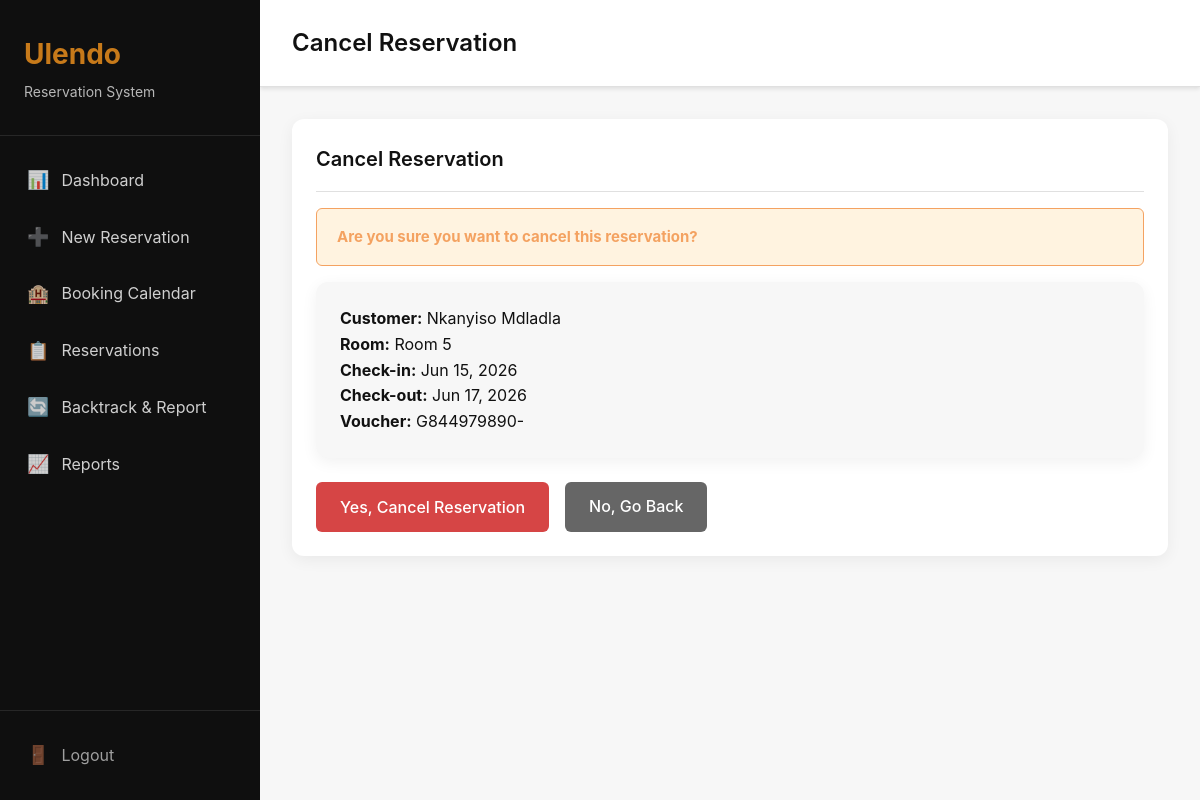
Page /55/cancel/ (signed in) on the committed database.
### reservations/models.py (models this page shows, shortened)
class Reservation(models.Model):
    STATUS_CHOICES = [
        ('confirmed', 'Confirmed'),
        ('cancelled', 'Cancelled'),
    ]
    customer_name = models.CharField(max_length=200)
    voucher_number = models.CharField(max_length=100, blank=True, null=True)
    confirmation_code = models.CharField(max_length=100, blank=True, null=True)
    room = models.ForeignKey(Room, on_delete=models.CASCADE, related_name='reservations')
    check_in_date = models.DateField()
    check_out_date = models.DateField()
    status = models.CharField(max_length=20, choices=STATUS_CHOICES, default='confirmed')
    notes = models.TextField(blank=True, null=True)
    created_at = models.DateTimeField(auto_now_add=True)
    updated_at = models.DateTimeField(auto_now=True)
    class Meta:
        ordering = ['-created_at']
        verbose_name = 'Room'
        verbose_name_plural = 'Reservations'
        indexes = [
            models.Index(fields=['check_in_date', 'check_out_date']),
            models.Index(fields=['status']),
        ]

### rooms/models.py (models this page shows, shortened)
class Room(models.Model):
    STATUS_AVAILABLE = 'available'
    STATUS_BOOKED = 'booked'
    STATUS_CHOICES = [
        (STATUS_AVAILABLE, 'Available'),
        (STATUS_BOOKED, 'Booked'),
    ]
    room_number = models.CharField(max_length=10, unique=True)
    room_type = models.CharField(max_length=50, blank=True, null=True)
    is_active = models.BooleanField(default=True)
    status = models.CharField(max_length=20, choices=STATUS_CHOICES, default=STATUS_AVAILABLE)
    created_at = models.DateTimeField(auto_now_add=True)
    updated_at = models.DateTimeField(auto_now=True)
    class Meta:
        ordering = ['room_number']
        verbose_name = 'Room'
        verbose_name_plural = 'Rooms'

### reservations/views.py (the view)
# urls.py: path('<int:pk>/cancel/', views.cancel_reservation, name='cancel_reservation'),
@login_required
def cancel_reservation(request, pk):
    reservation = get_object_or_404(Reservation, pk=pk)
    if request.method == 'POST':
        reservation.status = 'cancelled'
        reservation.save()
        reservation.room.update_status()
        messages.success(request, f'Reservation for {reservation.customer_name} has been cancelled.')
        return redirect('reservations:reservation_list')
    return render(request, 'reservations/cancel_reservation.html', {'reservation': reservation})

### reservations/templates/reservations/cancel_reservation.html (shortened to what this page needs)
{% extends 'base.html' %}
{% block page_title %}Cancel Reservation{% endblock %}
{% block content %}
<div class="card">
    <div class="card-header">
        <h3 class="card-title">Cancel Reservation</h3>
    </div>
    <div class="card-body">
        <div class="alert alert-warning">
            <strong>Are you sure you want to cancel this reservation?</strong>
        </div>
        <div class="card" style="background: var(--background);">
            <div class="card-body">
                <p><strong>Customer:</strong> {{ reservation.customer_name }}</p>
                <p><strong>Room:</strong> Room {{ reservation.room.room_number }}</p>
                <p><strong>Check-in:</strong> {{ reservation.check_in_date|date:"M d, Y" }}</p>
                <p><strong>Check-out:</strong> {{ reservation.check_out_date|date:"M d, Y" }}</p>
                {% if reservation.voucher_number %}
                <p><strong>Voucher:</strong> {{ reservation.voucher_number }}</p>
                {% endif %}
            </div>
        </div>
        <form method="post" class="mt-3">
            <div class="d-flex gap-2">
                <button type="submit" class="btn btn-danger">Yes, Cancel Reservation</button>
                <a href="{% url 'reservations:reservation_list' %}" class="btn btn-secondary">No, Go Back</a>
            </div>
        </form>
    </div>
</div>
{% endblock %}

### core/static/core/css/style.css (style rules this page uses)
:root { --primary: #C77A1A; --secondary: #0F0F0F; --background: #F7F7F7; --text-primary: #111111; --text-secondary: #666666; --success: #1E9E5A; --warning: #F4A261; --error: #D64545; --info: #2F80ED; --white: #FFFFFF; --border: #E0E0E0; --shadow: rgba(0, 0, 0, 0.1); }
* { margin: 0; padding: 0; box-sizing: border-box; }
body { font-family: -apple-system, BlinkMacSystemFont, 'Segoe UI', Roboto, Oxygen, Ubuntu, Cantarell, sans-serif; background: var(--background); color: var(--text-primary); line-height: 1.6; }
.alert { padding: 1rem 1.25rem; border-radius: 6px; margin-bottom: 1rem; display: flex; align-items: center; font-size: 0.9375rem; }
.alert-warning { background: #FFF3E0; color: var(--warning); border: 1px solid var(--warning); }
.card { background: var(--white); border-radius: 12px; padding: 1.5rem; box-shadow: 0 4px 16px rgba(0, 0, 0, 0.06); margin-bottom: 1.5rem; }
.card-header { display: flex; justify-content: space-between; align-items: center; margin-bottom: 1rem; padding-bottom: 1rem; border-bottom: 1px solid var(--border); }
.card-title { font-size: 1.25rem; font-weight: 600; color: var(--text-primary); }
.card-body { padding: 0; }
.btn { display: inline-block; padding: 0.75rem 1.5rem; border: none; border-radius: 6px; font-size: 1rem; font-weight: 500; cursor: pointer; text-decoration: none; text-align: center; transition: all 0.2s; font-family: inherit; }
.btn-secondary { background: var(--text-secondary); color: var(--white); }
.btn-danger { background: var(--error); color: var(--white); }
.mt-3 { margin-top: 1.5rem; }
.d-flex { display: flex; }
.gap-2 { gap: 1rem; }

### rows in the picture
Reservation: customer_name "Nkanyiso Mdladla", room.room_number "5", check_in_date "Jun 15, 2026", check_out_date "Jun 17, 2026", voucher_number "G844979890-"
